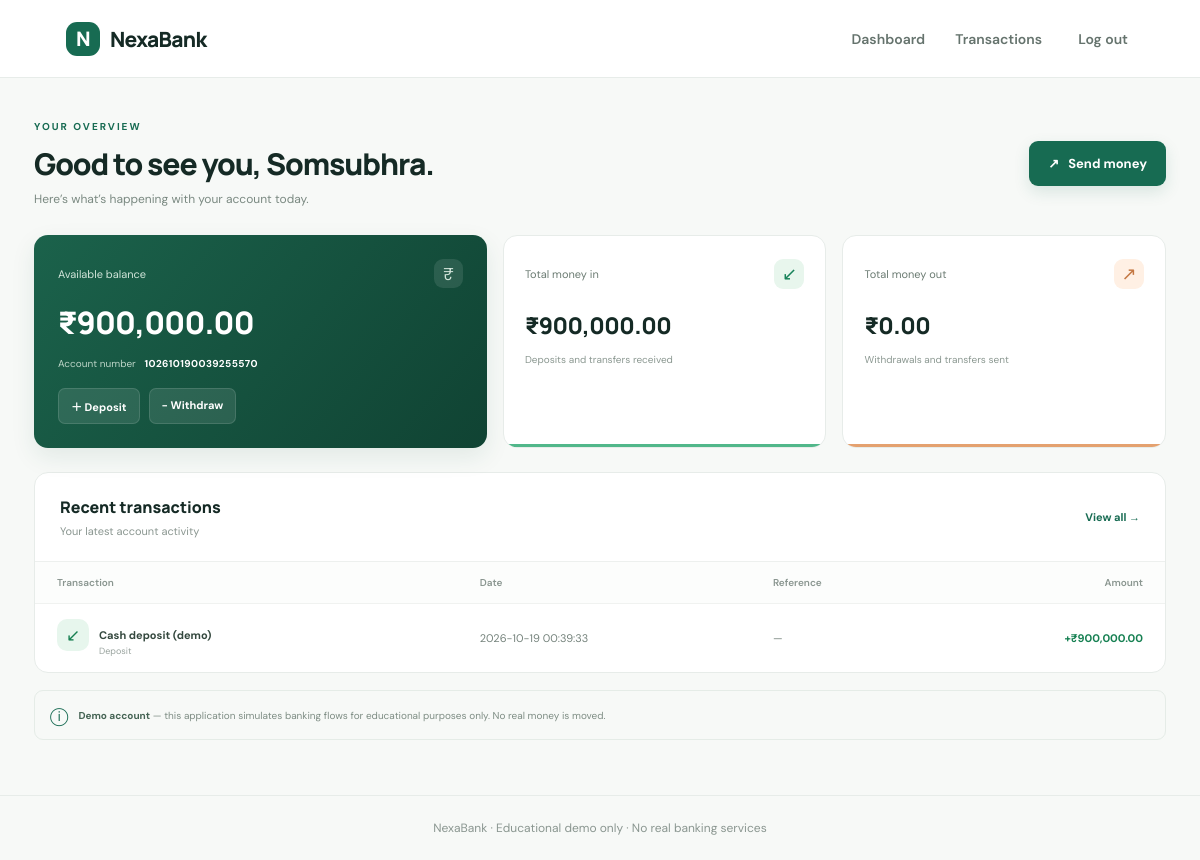
The app's page /dashboard (signed in) with its own data.
### tables this page shows
CREATE TABLE users (
        id INTEGER PRIMARY KEY AUTOINCREMENT,
        full_name TEXT NOT NULL,
        email TEXT NOT NULL UNIQUE,
        password_hash TEXT NOT NULL,
        created_at TEXT NOT NULL
    );

CREATE TABLE accounts (
        id INTEGER PRIMARY KEY AUTOINCREMENT,
        user_id INTEGER NOT NULL UNIQUE,
        account_number TEXT NOT NULL UNIQUE,
        balance_cents INTEGER NOT NULL DEFAULT 0 CHECK(balance_cents >= 0),
        created_at TEXT NOT NULL,
        FOREIGN KEY(user_id) REFERENCES users(id) ON DELETE CASCADE
    );

CREATE TABLE transactions (
        id INTEGER PRIMARY KEY AUTOINCREMENT,
        account_id INTEGER NOT NULL,
        transaction_type TEXT NOT NULL,
        amount_cents INTEGER NOT NULL CHECK(amount_cents > 0),
        description TEXT NOT NULL,
        created_at TEXT NOT NULL,
        related_account TEXT,
        FOREIGN KEY(account_id) REFERENCES accounts(id)
    );

### app.py (the view)
@app.route("/dashboard")
@login_required
def dashboard():
    account = current_account()
    txs = get_db().execute(
        "SELECT * FROM transactions WHERE account_id=? ORDER BY id DESC LIMIT 6",
        (account["id"],)
    ).fetchall()
    total_in = get_db().execute(
        "SELECT COALESCE(SUM(amount_cents),0) total FROM transactions WHERE account_id=? AND transaction_type IN ('DEPOSIT','TRANSFER_IN')",
        (account["id"],)
    ).fetchone()["total"]
    total_out = get_db().execute(
        "SELECT COALESCE(SUM(amount_cents),0) total FROM transactions WHERE account_id=? AND transaction_type IN ('WITHDRAWAL','TRANSFER_OUT')",
        (account["id"],)
    ).fetchone()["total"]
    return render_template("dashboard.html", account=account, transactions=txs, total_in=total_in, total_out=total_out)

### app.py (called while the page is built)
def get_db():
    if "db" not in g:
        g.db = sqlite3.connect(DB_PATH)
        g.db.row_factory = sqlite3.Row
        g.db.execute("PRAGMA foreign_keys = ON")
    return g.db

def cents_to_money(cents):
    return f"₹{cents / 100:,.2f}"

@app.template_filter("money")
def money_filter(cents):
    return cents_to_money(cents)

def login_required(view):
    @wraps(view)
    def wrapped(*args, **kwargs):
        if "user_id" not in session:
            flash("Please log in to continue.", "warning")
            return redirect(url_for("login"))
        return view(*args, **kwargs)
    return wrapped

def current_account():
    return get_db().execute(
        "SELECT a.*, u.full_name, u.email FROM accounts a JOIN users u ON u.id=a.user_id WHERE u.id=?",
        (session["user_id"],)
    ).fetchone()

### templates/dashboard.html (shortened to what this page needs)
{% extends "base.html" %}
{% block content %}
<div class="page-heading"><div><div class="eyebrow">YOUR OVERVIEW</div><h1>Good to see you, {{ account['full_name'].split()[0] }}.</h1><p>Here’s what’s happening with your account today.</p></div><a class="btn primary" href="{{ url_for('transfer') }}">↗ &nbsp; Send money</a></div>
<section class="summary-grid">
  <div class="balance-card"><div class="balance-top"><span>Available balance</span><span class="balance-symbol">₹</span></div><div class="big-balance">{{ account['balance_cents']|money }}</div><div class="account-meta">Account number <strong>{{ account['account_number'] }}</strong></div><div class="balance-actions"><a href="{{ url_for('deposit') }}">＋ Deposit</a><a href="{{ url_for('withdraw') }}">− Withdraw</a></div></div>
  <div class="metric-card"><div class="metric-head"><span>Total money in</span><span class="metric-icon green">↙</span></div><div class="metric-value">{{ total_in|money }}</div><small>Deposits and transfers received</small><div class="metric-line green-line"></div></div>
  <div class="metric-card"><div class="metric-head"><span>Total money out</span><span class="metric-icon orange">↗</span></div><div class="metric-value">{{ total_out|money }}</div><small>Withdrawals and transfers sent</small><div class="metric-line orange-line"></div></div>
</section>
<section class="section-card">
  <div class="section-heading"><div><h2>Recent transactions</h2><p>Your latest account activity</p></div><a class="text-link" href="{{ url_for('transactions') }}">View all →</a></div>
  {% if transactions %}
  <div class="table-wrap"><table><thead><tr><th>Transaction</th><th>Date</th><th>Reference</th><th class="align-right">Amount</th></tr></thead><tbody>
  {% for tx in transactions %}
  <tr><td><span class="tx-icon {{ 'positive' if tx['transaction_type'] in ['DEPOSIT','TRANSFER_IN'] else 'negative' }}">{{ '↙' if tx['transaction_type'] in ['DEPOSIT','TRANSFER_IN'] else '↗' }}</span><span class="tx-name">{{ tx['description'] }}</span><small class="tx-type">{{ tx['transaction_type'].replace('_',' ').title() }}</small></td><td>{{ tx['created_at'].replace('T',' ') }}</td><td>{{ tx['related_account'] or '—' }}</td><td class="align-right {{ 'amount-positive' if tx['transaction_type'] in ['DEPOSIT','TRANSFER_IN'] else 'amount-negative' }}">{{ '+' if tx['transaction_type'] in ['DEPOSIT','TRANSFER_IN'] else '−' }}{{ tx['amount_cents']|money }}</td></tr>
  {% endfor %}
  </tbody></table></div>
  {% else %}<div class="empty-state"><div class="empty-icon">▤</div><strong>No transactions yet</strong><p>Your deposits, withdrawals, and transfers will appear here.</p><a href="{{ url_for('deposit') }}" class="btn secondary">Make your first deposit</a></div>{% endif %}
</section>
<div class="safety-note"><span>ⓘ</span><p><strong>Demo account</strong> — this application simulates banking flows for educational purposes only. No real money is moved.</p></div>
{% endblock %}

### templates/base.html (shortened to what this page needs)
<!doctype html>
<html lang="en">
<head>
  <link rel="stylesheet" href="{{ url_for('static', filename='style.css') }}">
</head>
<body>
  <nav class="navbar">
    <a class="brand" href="{{ url_for('index') }}"><span class="brand-mark">N</span> NexaBank</a>
    <div class="nav-links">
      {% if session.get('user_id') %}
        <a href="{{ url_for('dashboard') }}">Dashboard</a>
        <a href="{{ url_for('transactions') }}">Transactions</a>
        <form method="post" action="{{ url_for('logout') }}" class="inline-form"><button class="nav-logout" type="submit">Log out</button></form>
      {% else %}
        <a href="{{ url_for('login') }}">Log in</a>
        <a class="nav-cta" href="{{ url_for('register') }}">Open account</a>
      {% endif %}
    </div>
  </nav>
  <main class="container">
    {% block content %}{% endblock %}
  </main>
  <footer class="footer">NexaBank · Educational demo only · No real banking services</footer>
</body>
</html>

### records on screen
users: full_name "Somsubhra"
accounts: balance_cents "₹900,000.00", account_number "102610190039255570"
transactions: transaction_type "↙", description "Cash deposit (demo)", transaction_type.replace "Deposit", created_at.replace "2026-10-19 00:39:33", tx "—", transaction_type "+", amount_cents "₹900,000.00"

### other values on screen
{{ total_in|money }} "₹900,000.00"
{{ total_out|money }} "₹0.00"
